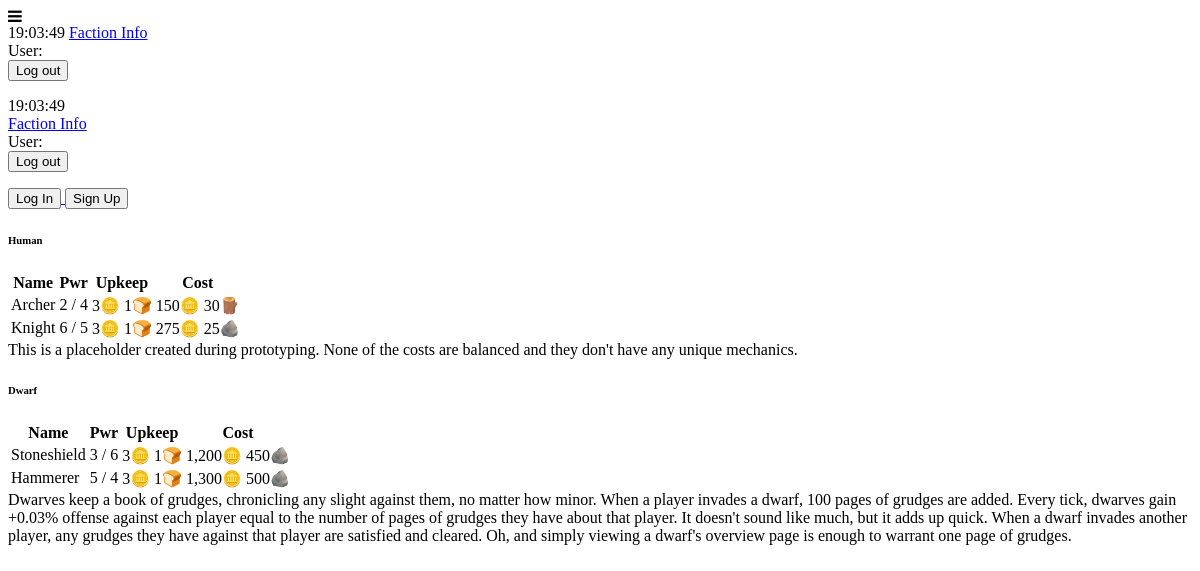
Page /faction_info on the committed database.
### maingame/models.py (models this page shows, shortened)
class Faction(models.Model):
    name = models.CharField(max_length=50, null=True, blank=True)
    description = models.CharField(max_length=500, null=True, blank=True, default="Placeholder description")
    primary_resource_name = models.CharField(max_length=50, null=True, blank=True)
    primary_resource_per_acre = models.IntegerField(default=0)
    building_primary_resource_name = models.CharField(max_length=50, null=True, blank=True)
    building_secondary_resource_name = models.CharField(max_length=50, null=True, blank=True)
    starting_buildings = models.JSONField(default=list, blank=True)
    building_primary_cost_per_acre = models.IntegerField(default=10)
    building_secondary_cost_per_acre = models.IntegerField(default=1)

class Unit(models.Model):
    ruler = models.ForeignKey(Player, on_delete=models.PROTECT, null=True, blank=True)
    name = models.CharField(max_length=50, null=True, blank=True)
    dp = models.IntegerField(default=0)
    op = models.IntegerField(default=0)
    is_trainable = models.BooleanField(default=True)
    cost_dict = models.JSONField(default=dict, blank=True)
    upkeep_dict = models.JSONField(default=dict, blank=True)
    training_dict = models.JSONField(default=dict, blank=True)
    returning_dict = models.JSONField(default=dict, blank=True)
    quantity_at_home = models.IntegerField(default=0)
    perk_dict = models.JSONField(default=dict, blank=True)
    faction = models.ForeignKey(Faction, on_delete=models.PROTECT, null=True, blank=True)
    @property
    def has_perks(self):
        return self.perk_dict != {}

### maingame/views.py (the view)
# urls.py: path("faction_info", views.faction_info, name="faction_info"),
def faction_info(request):
    faction_list = []
    for faction in Faction.objects.all():
        faction_list.append({
            "faction": faction,
            "units": Unit.objects.filter(ruler=None, faction=faction)
        })
    context = {
        "factions": faction_list
    }
    return render(request, "maingame/faction_info.html", context)

### maingame/context_processors/context_processors.py (called while the page is built)
def player_context_processor(request):
    active_player = None
    if request.user.is_authenticated:
        active_player = Player.objects.filter(associated_user=request.user).first()
    return {
        "active_player": active_player,
        "round": Round.objects.first(),
    }

### maingame/templates/maingame/faction_info.html (shortened to what this page needs)
{% extends "base.html" %}
{% load humanize %}
{% block content %}
<div>
    <div class="u-flex u-flex-column u-gap-4">
        {% for faction_dict in factions %}
        <div class="card bg-gray-900 p-1 max-w-xs">
            <h6>{{ faction_dict.faction.name|title }}</h6>
            <table class="table striped">
                <tr>
                    <th>Name</th>
                    <th>Pwr</th>
                    <th>Upkeep</th>
                    <th>Cost</th>
                </tr>
                {% for unit in faction_dict.units %}
                <tr>
                    {% include "maingame/unit_name_row.html" %}
                    <td class="u-align-middle">{{ unit.op|intcomma }} / {{ unit.dp|intcomma }}</td>
                    <td class="u-align-middle">
                        <div class="u-flex u-flex-column">
                            {% for resource, amount in unit.upkeep_dict.items %}
                            <span>{{ amount|intcomma }}{{ resource }}</span>
                            {% endfor %}
                        </div>
                    </td>
                    <td class="u-align-middle">
                        <div class="u-flex u-flex-column">
                            {% for resource, amount in unit.cost_dict.items %}
                            <span>{{ amount|intcomma }}{{ resource }}</span>
                            {% endfor %}
                        </div>
                    </td>
                </tr>
                {% endfor %}
            </table>
            <span>{{ faction_dict.faction.description }}</span>
        </div>
        {% endfor %}
    </div>
</div>
{% endblock %}

### maingame/templates/maingame/unit_name_row.html (shortened to what this page needs)
<td class="u-align-middle {% if unit.has_perks %}text-yellow-200{% endif %}" {% if unit.has_perks %}data-tooltip="{{ unit.perk_text }}"{% endif %}>
    {{ unit.name|title }}
</td>

### rows in the picture
Faction: faction.name "Human", faction.description "This is a placeholder created during prototyping. None of the costs are balanced and they don't have any unique mechanics."
Unit: name "Archer", op "2", dp "4", upkeep_dict "3" "1", upkeep_dict "🪙" "🍞", cost_dict "150" "30", cost_dict "🪙" "🪵"
Unit: name "Knight", op "6", dp "5", upkeep_dict "3" "1", upkeep_dict "🪙" "🍞", cost_dict "275" "25", cost_dict "🪙" "🪨"
Faction: faction.name "Dwarf", faction.description "Dwarves keep a book of grudges, chronicling any slight against them, no matter how minor. When a player invades a dwarf, 100 pages of grudges are added. Every tick, dwarves gain +0.03% offense against each player equal to the number of pages of grudges they have about that player. It doesn't sound like much, but it adds up quick. When a dwarf invades another player, any grudges they have against that player are satisfied and cleared. Oh, and simply viewing a dwarf's overview page is enough to warrant one page of grudges."
Unit: name "Stoneshield", op "3", dp "6", upkeep_dict "3" "1", upkeep_dict "🪙" "🍞", cost_dict "1,200" "450", cost_dict "🪙" "🪨"
Unit: name "Hammerer", op "5", dp "4", upkeep_dict "3" "1", upkeep_dict "🪙" "🍞", cost_dict "1,300" "500", cost_dict "🪙" "🪨"
